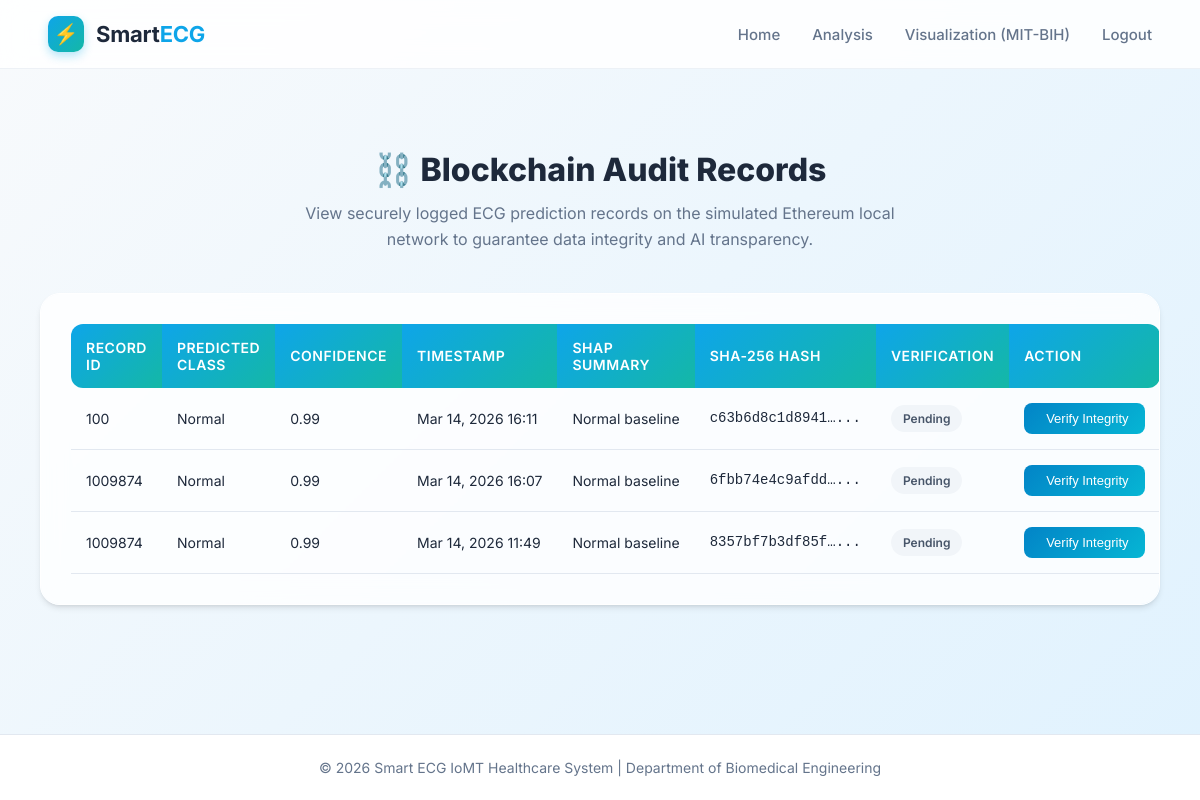
The app's page /blockchain-records/ (signed in) with its own data.
### blockchain/models.py (models this page shows, shortened)
class BlockchainRecord(models.Model):
    record_id = models.CharField(max_length=100)
    predicted_class = models.CharField(max_length=50)
    confidence_score = models.FloatField()
    timestamp = models.DateTimeField(auto_now_add=True)
    shap_summary = models.TextField()
    stored_hash = models.CharField(max_length=256)
    transaction_receipt = models.CharField(max_length=256, null=True, blank=True)

### dashboard/views.py (the view)
# urls.py: path('blockchain-records/', views.blockchain_records_view, name='blockchain_records'),
@login_required
def blockchain_records_view(request):
    records = BlockchainRecord.objects.all().order_by('-timestamp')
    return render(request, "dashboard/blockchain_records.html", {"records": records})

### dashboard/templates/dashboard/blockchain_records.html (shortened to what this page needs)
{% extends 'dashboard/base.html' %}
{% block content %}
<div class="blockchain-hero">
    <h1>⛓️ Blockchain Audit Records</h1>
    <p>View securely logged ECG prediction records on the simulated Ethereum local network to guarantee data integrity and AI transparency.</p>
</div>
<div class="records-container">
    <table class="records-table">
        <thead>
            <tr>
                <th>Record ID</th>
                <th>Predicted Class</th>
                <th>Confidence</th>
                <th>Timestamp</th>
                <th>SHAP Summary</th>
                <th>SHA-256 Hash</th>
                <th>Verification</th>
                <th>Action</th>
            </tr>
        </thead>
        <tbody>
            {% for record in records %}
            <tr>
                <td>{{ record.record_id }}</td>
                <td>{{ record.predicted_class }}</td>
                <td>{{ record.confidence_score }}</td>
                <td>{{ record.timestamp|date:"M d, Y H:i" }}</td>
                <td title="{{ record.shap_summary }}">{{ record.shap_summary }}</td>
                <td class="hash-cell" title="{{ record.stored_hash }}">{{ record.stored_hash|truncatechars:15 }}...</td>
                <td id="status-{{ record.id }}">
                    <span class="status-badge pending">Pending</span>
                </td>
                <td>
                    <button class="btn-verify" onclick="verifyRecord({{ record.id }})">
                         Verify Integrity
                    </button>
                </td>
            </tr>
            {% empty %}
            <tr>
                <td colspan="8" style="text-align: center; padding: 40px; color: var(--text-muted);">
                    No blockchain records found yet. Upload an ECG to generate predictions and secure logs.
                </td>
            </tr>
            {% endfor %}
        </tbody>
    </table>
</div>
{% endblock %}

### dashboard/templates/dashboard/base.html (shortened to what this page needs)
<!DOCTYPE html>
<html lang="en">
<head>
</head>
<body>
    <header>
        <div class="logo-area">
            <div class="logo-icon">⚡</div>
            <h1>Smart<span>ECG</span></h1>
        </div>
        <nav class="nav-links">
            <a href="{% url 'home' %}" class="nav-link">Home</a>
            <a href="{% url 'upload' %}" class="nav-link">Analysis</a>
            <a href="{% url 'visualize' %}" class="nav-link">Visualization (MIT-BIH)</a>
            {% if user.is_authenticated %}
            <form action="{% url 'logout' %}" method="post" style="display:inline;">
                <button type="submit" class="nav-link" style="background:none; border:none; padding:5px 0; cursor:pointer; font-family:inherit; font-size:15px; font-weight:500;">Logout</button>
            </form>
            {% endif %}
        </nav>
    </header>
    <div class="container">
        {% block content %}
        {% endblock %}
    </div>
    <footer>
        © 2026 Smart ECG IoMT Healthcare System | Department of Biomedical Engineering
    </footer>
</body>
</html>

### dashboard/templates/dashboard/base.html (style rules this page uses)
:root { --bg-body: #f8fafc; --bg-gradient-start: #f8fafc; --bg-gradient-end: #e0f2fe; --primary: #0ea5e9; --primary-dark: #0284c7; --accent-teal: #14b8a6; --accent-cyan: #06b6d4; --text-main: #1e293b; --text-muted: #64748b; --border-light: #e2e8f0; --glass-bg: rgba(255, 255, 255, 0.7); --glass-border: rgba(255, 255, 255, 0.8); --shadow-sm: 0 1px 2px 0 rgb(0 0 0 / 0.05); --shadow-md: 0 4px 6px -1px rgb(0 0 0 / 0.1), 0 2px 4px -2px rgb(0 0 0 / 0.1); --shadow-lg: 0 10px 15px -3px rgb(0 0 0 / 0.1), 0 4px 6px -4px rgb(0 0 0 / 0.1); --shadow-hover: 0 20px 25px -5px rgb(0 0 0 / 0.1), 0 8px 10px -6px rgb(0 0 0 / 0.1); }
body { margin: 0; font-family: "Inter", "Segoe UI", Roboto, sans-serif; background: linear-gradient(135deg, var(--bg-gradient-start) 0%, var(--bg-gradient-end) 100%); background-attachment: fixed; color: var(--text-main); min-height: 100vh; display: flex; flex-direction: column; background-repeat: repeat; }
header { padding: 16px 48px; background: rgba(255, 255, 255, 0.85); backdrop-filter: blur(12px); -webkit-backdrop-filter: blur(12px); display: flex; justify-content: space-between; align-items: center; border-bottom: 1px solid rgba(226, 232, 240, 0.6); position: sticky; top: 0; z-index: 100; transition: all 0.3s ease; }
.logo-area { display: flex; align-items: center; gap: 12px; text-decoration: none; }
.logo-icon { width: 36px; height: 36px; background: linear-gradient(135deg, var(--primary), var(--accent-teal)); border-radius: 10px; display: flex; align-items: center; justify-content: center; color: white; font-size: 20px; box-shadow: 0 4px 10px rgba(14, 165, 233, 0.3); }
header h1 { font-size: 22px; margin: 0; font-weight: 700; color: var(--text-main); letter-spacing: -0.01em; }
header h1 span { color: var(--primary); }
.nav-links { display: flex; gap: 32px; }
.nav-link { color: var(--text-muted); text-decoration: none; font-size: 15px; font-weight: 500; position: relative; transition: color 0.2s; padding: 5px 0; }
.nav-link::after { content: ''; position: absolute; width: 0; height: 2px; bottom: 0; left: 0; background-color: var(--primary); transition: width 0.3s ease; box-shadow: 0 0 8px var(--primary); }
.container { flex: 1; padding: 40px; max-width: 1280px; margin: auto; width: 100%; box-sizing: border-box; }
footer { margin-top: auto; padding: 24px; text-align: center; font-size: 14px; color: var(--text-muted); background: white; border-top: 1px solid var(--border-light); }

### dashboard/templates/dashboard/blockchain_records.html (style rules this page uses)
.blockchain-hero { text-align: center; margin-bottom: 40px; padding-top: 20px; animation: fadeIn 0.8s ease-out; }
.blockchain-hero h1 { font-size: 32px; font-weight: 800; color: var(--text-main); margin-bottom: 12px; }
.blockchain-hero p { font-size: 16px; color: var(--text-muted); max-width: 600px; margin: 0 auto; line-height: 1.6; }
.records-container { background: rgba(255, 255, 255, 0.8); backdrop-filter: blur(12px); -webkit-backdrop-filter: blur(12px); border: 1px solid white; border-radius: 20px; box-shadow: var(--shadow-md); padding: 30px; overflow-x: auto; }
.records-table { width: 100%; border-collapse: collapse; text-align: left; }
.records-table th { padding: 15px; background: linear-gradient(135deg, var(--primary), var(--accent-teal)); color: white; font-weight: 600; font-size: 14px; text-transform: uppercase; letter-spacing: 0.5px; }
.records-table th:first-child { border-top-left-radius: 12px; border-bottom-left-radius: 12px; }
.records-table th:last-child { border-top-right-radius: 12px; border-bottom-right-radius: 12px; }
.records-table td { padding: 15px; border-bottom: 1px solid #e2e8f0; color: var(--text-main); font-size: 14px; max-width: 200px; white-space: nowrap; overflow: hidden; text-overflow: ellipsis; }
.hash-cell { font-family: monospace; color: var(--primary); font-size: 12px; }
.btn-verify { background: linear-gradient(135deg, var(--primary-dark), var(--accent-cyan)); color: white; border: none; padding: 8px 16px; border-radius: 8px; font-size: 13px; cursor: pointer; transition: transform 0.2s, box-shadow 0.2s; display: flex; align-items: center; justify-content: center; gap: 6px; }
.status-badge { display: inline-flex; align-items: center; padding: 6px 12px; border-radius: 20px; font-size: 12px; font-weight: 600; }
.pending { background: #f1f5f9; color: #475569; }

### records on screen
BlockchainRecord: record_id "100", predicted_class "Normal", confidence_score "0.99", timestamp "Mar 14, 2026 16:11", shap_summary "Normal baseline", stored_hash "c63b6d8c1d8941…"
BlockchainRecord: record_id "1009874", predicted_class "Normal", confidence_score "0.99", timestamp "Mar 14, 2026 16:07", shap_summary "Normal baseline", stored_hash "6fbb74e4c9afdd…"
BlockchainRecord: record_id "1009874", predicted_class "Normal", confidence_score "0.99", timestamp "Mar 14, 2026 11:49", shap_summary "Normal baseline", stored_hash "8357bf7b3df85f…"
